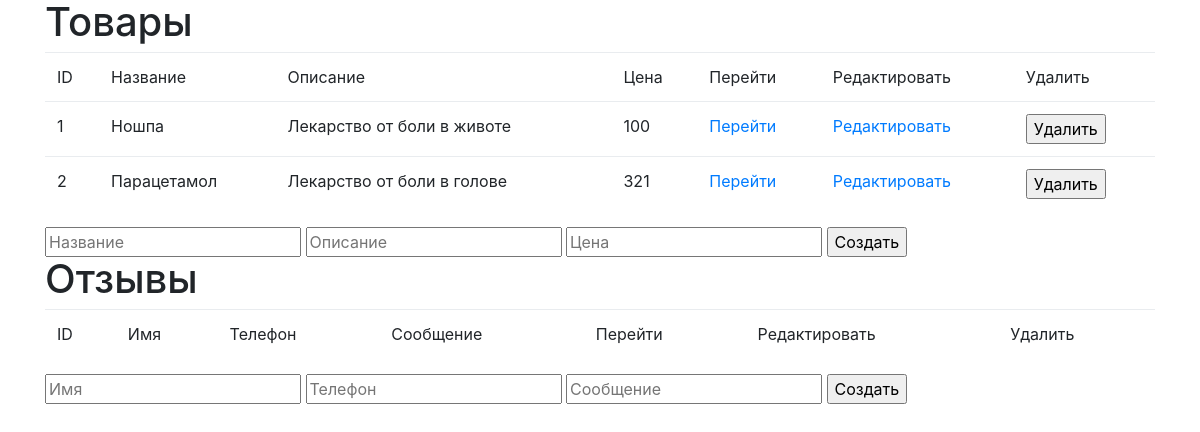
Before: / with the older database file.
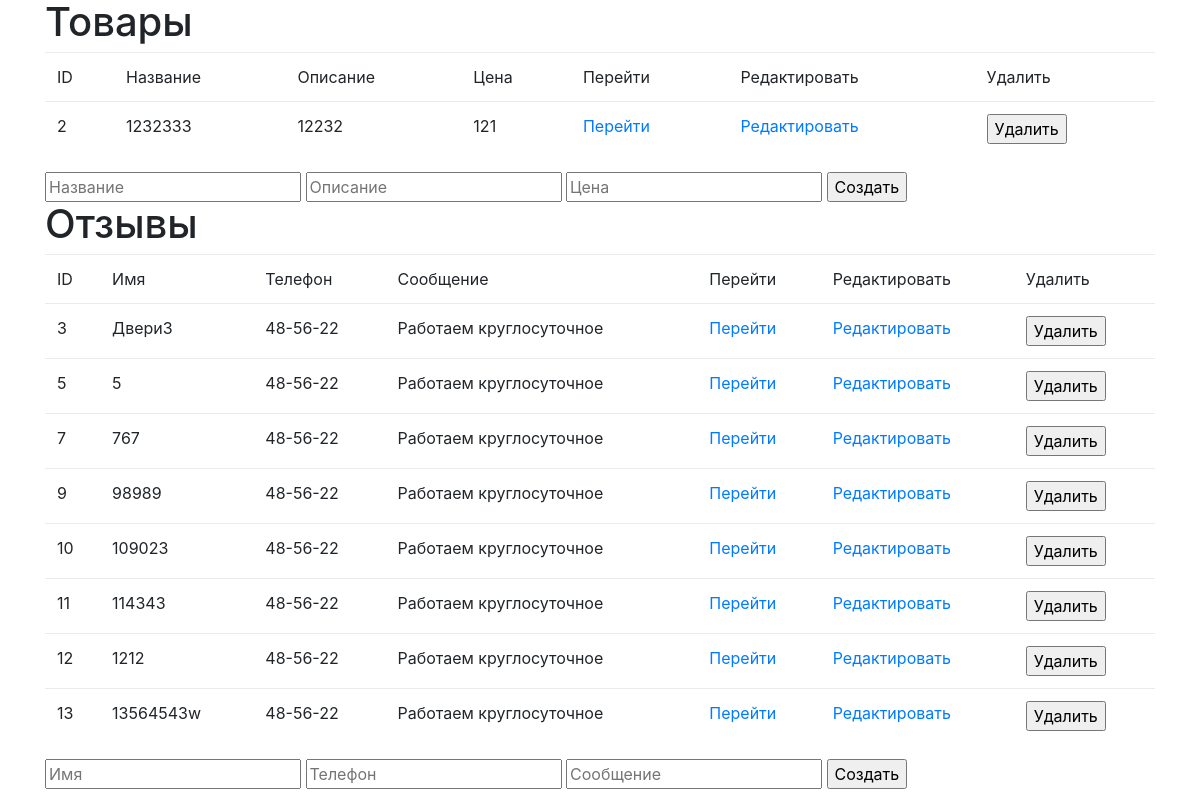
After: the same page with the newer database file.
### tables this page shows
CREATE TABLE `products` (
  `id` int(11) NOT NULL,
  `title` varchar(255) NOT NULL,
  `description` text NOT NULL,
  `price` float NOT NULL,
  `timestamp` timestamp NOT NULL DEFAULT CURRENT_TIMESTAMP
);

CREATE TABLE `reviews` (
  `id` int(11) NOT NULL,
  `name` varchar(255) NOT NULL,
  `phone` varchar(20) NOT NULL,
  `text` text NOT NULL,
  `created_at` timestamp NOT NULL DEFAULT CURRENT_TIMESTAMP ON UPDATE CURRENT_TIMESTAMP
);

### controllers/IndexController.php (called while the page is built, shortened)
<?php
class IndexController
{
    public function index()
    {
        $products = (new Product()) ->getAll();
        $reviews = (new Review()) ->getAll();
        include_once dirname(__FILE__) . "/../views/list.php";
    }
}

### index.php (called while the page is built, shortened)
<?php
$router = new Router();
$router->execute();
?>

### Database.php (called while the page is built, shortened)
<?php
class Database
{
    public $table;
    public function getTable()
    {
        return $this->table;
    }
    public function getAll()
    {
        $stmt = $this->pdo()->query('SELECT * FROM ' . $this->getTable());
        return $stmt->fetchAll();
    }
    protected function pdo()
    {
        $host = '127.0.0.1';
        $db = 'fullstack';
        $user = 'root';
        $pass = '';
        $charset = 'utf8';
        $dsn = "mysql:host=$host;dbname=$db;charset=$charset";
        $opt = [
            PDO::ATTR_ERRMODE => PDO::ERRMODE_EXCEPTION,
            PDO::ATTR_DEFAULT_FETCH_MODE => PDO::FETCH_ASSOC,
            PDO::ATTR_EMULATE_PREPARES => false,
        ];
        return new PDO($dsn, $user, $pass, $opt);
    }
}

### views/list.php (the view, shortened to what this page needs)
<!doctype html>
<html lang="en">
<head>
    <link rel="stylesheet" href="/15_1/css/bootstrap.min.css">
</head>
<body>
<div class="container">
    <h1>Товары</h1>
    <div class="row">
        <div class="col-md-12">
            <table class="table">
                <thead>
                <tr>
                    <td>ID</td>
                    <td>Название</td>
                    <td>Описание</td>
                    <td>Цена</td>
                    <td>Перейти</td>
                    <td>Редактировать</td>
                    <td>Удалить</td>
                </tr>
                </thead>
                <tbody>
                <?php foreach ($products as $product) : ?>
                    <tr>
                        <td><?= $product['id'] ?></td>
                        <td><?= $product['title'] ?></td>
                        <td><?= $product['description'] ?></td>
                        <td><?= $product['price'] ?></td>
                        <td>
                            <a href="products/<?= $product['id'] ?>/view">
                                Перейти
                            </a>
                        </td>
                        <td>
                            <a href="products/<?= $product['id'] ?>/edit">
                                Редактировать
                            </a>
                        </td>
                        <td>
                            <form action="products/<?= $product['id'] ?>/delete" method="POST">
                                <button type="submit" name="delete">Удалить</button>
                            </form>
                        </td>
                    </tr>
                <?php endforeach; ?>
                </tbody>
            </table>
            <form action="products/create" method="POST">
                <input type="text" name="title" placeholder="Название">
                <input type="text" name="description" placeholder="Описание">
                <input type="number" name="price" placeholder="Цена">
                <button type="submit">Создать</button>
            </form>
        </div>
    </div>
    <h1>Отзывы</h1>
    <div class="row">
        <div class="col-md-12">
            <table class="table">
                <thead>
                <tr>
                    <td>ID</td>
                    <td>Имя</td>
                    <td>Телефон</td>
                    <td>Сообщение</td>
                    <td>Перейти</td>
                    <td>Редактировать</td>
                    <td>Удалить</td>
                </tr>
                </thead>
                <tbody>
                <?php foreach ($reviews as $review) : ?>
                    <tr>
                        <td><?= $review['id'] ?></td>
                        <td><?= $review['name'] ?></td>
                        <td><?= $review['phone'] ?></td>
                        <td><?= $review['text'] ?></td>
                        <td>
                            <a href="reviews/<?= $review['id'] ?>/view">
                                Перейти
                            </a>
                        </td>
                        <td>
                            <a href="reviews/<?= $review['id'] ?>/edit">
                                Редактировать
                            </a>
                        </td>
                        <td>
                            <form action="reviews/<?= $review['id'] ?>/delete" method="POST">
                                <button type="submit" name="delete">Удалить</button>
                            </form>
                        </td>
                    </tr>
                <?php endforeach; ?>
                </tbody>
            </table>
            <form action="reviews/create" method="POST">
                <input type="text" name="name" placeholder="Имя">
                <input type="number" name="phone" placeholder="Телефон">
                <input type="text" name="text" placeholder="Сообщение">
                <button type="submit">Создать</button>
            </form>
        </div>
    </div>
</div>
</body>
</html>

### Router.php (shortened to what this page needs)
<?php
class Router
{
    protected $action_pattern = "/(?P<entity>\w+)\/(?P<id>\d+)\/(?P<action>\w+)/";
    protected $create_pattern = "/(?P<entity>\w+)\/(?P<action>\w+)/";
    protected $matches = [];
    public function execute()
    {
        $url = $_SERVER['PATH_INFO'] ?? null;
        $method = $_SERVER['REQUEST_METHOD'];
        if ($url === NULL || $url === '/') {
            (new  IndexController())->index();
        } else if (preg_match($this->action_pattern, $url, $this->matches)) {
            $entity = $this->matches['entity'];
            $action = $this->matches['action'];
            $id = $this->matches['id'];
            if ($entity === 'products') {
                $controller = new \Controllers\ProductController();
                $controller->execute($method, $action, $id);
            } else if ($entity === 'reviews') {
                $controller = new \Controllers\ReviewController();
                $controller->execute($method, $action, $id);
            }
        } else if(preg_match($this->create_pattern, $url, $this->matches)) {
            $entity = $this->matches['entity'];
            $action = $this->matches['action'];
            if ($entity === 'products') {
                $controller = new \Controllers\ProductController();
                $controller->execute($method, $action);
            } else if ($entity === 'reviews') {
                $controller = new \Controllers\ReviewController();
                $controller->execute($method, $action);
            }
        } else {
            print_r('Страница не найдена');
            die();
        }
    }
}

Changed rows visible on the page:
removed products: id "1", title "Ношпа", description "Лекарство от боли в животе", price "100"
changed products id 2: title "Парацетамол" → "1232333"; description "Лекарство от боли в голове" → "12232"; price "321" → "121"
added reviews: id "3", name "Двери3", phone "48-56-22", text "Работаем круглосуточное"
added reviews: id "5", name "5", phone "48-56-22", text "Работаем круглосуточное"
added reviews: id "7", name "767", phone "48-56-22", text "Работаем круглосуточное"
added reviews: id "9", name "98989", phone "48-56-22", text "Работаем круглосуточное"
added reviews: id "10", name "109023", phone "48-56-22", text "Работаем круглосуточное"
added reviews: id "11", name "114343", phone "48-56-22", text "Работаем круглосуточное"
added reviews: id "12", name "1212", phone "48-56-22", text "Работаем круглосуточное"
added reviews: id "13", name "13564543w", phone "48-56-22", text "Работаем круглосуточное"
